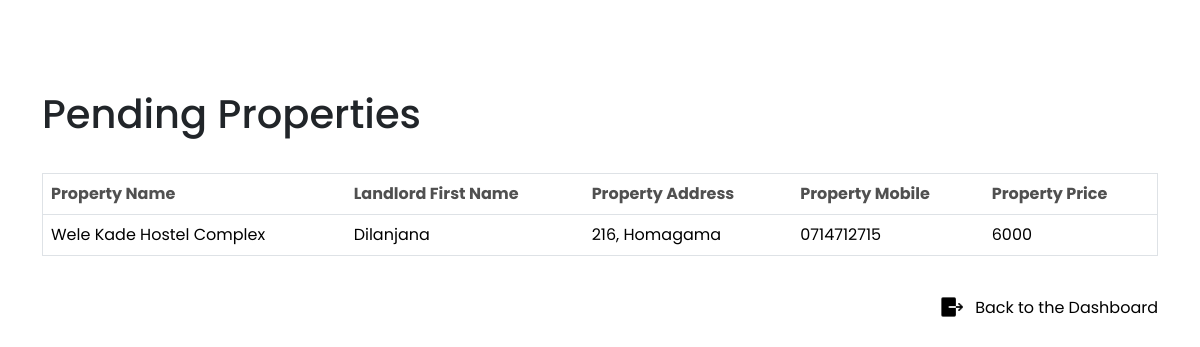
Screenshot of /Propertylist.php with the database file from the repository.
### tables this page shows
CREATE TABLE `properties` (
  `propid` int(30) NOT NULL,
  `lid` int(30) NOT NULL,
  `pname` varchar(255) NOT NULL,
  `paddress` varchar(255) NOT NULL,
  `pmaplink` varchar(255) NOT NULL,
  `pmobile` varchar(12) NOT NULL,
  `pdescription` text NOT NULL,
  `pprice` int(10) NOT NULL
);

CREATE TABLE `landlord` (
  `lid` int(10) NOT NULL,
  `fname` varchar(30) NOT NULL,
  `lname` varchar(30) NOT NULL,
  `email` varchar(30) NOT NULL,
  `mobile` varchar(30) NOT NULL,
  `address` varchar(30) NOT NULL,
  `password` varchar(30) NOT NULL
);

### Propertylist.php (the view, shortened to what this page needs)
<!DOCTYPE html>
<html lang="en">
<head>
    <link rel="stylesheet" href="CSS/landrentalreq.css">
    <link href="https://cdn.jsdelivr.net/npm/bootstrap@5.3.3/dist/css/bootstrap.min.css" rel="stylesheet">
</head>
<body>
    <div class="container">
        <h1>Pending Properties</h1>
        <table class="table">
            <thead>
                <tr>
                    <th scope="col">Property Name</th>
                    <th scope="col">Landlord First Name</th>
                    <th scope="col">Property Address</th>
                    <th scope="col">Property Mobile</th>
                    <th scope="col">Property Price</th>
                </tr>
            </thead>
            <tbody>
                <?php
                $conn = OpenCon();
                $sql = "SELECT p.pname AS 'Property Name', l.fname AS 'Landlord First Name', p.paddress AS 'Property Address', p.pmobile AS 'Property Mobile', p.pprice AS 'Property Price'
                        FROM properties p
                        INNER JOIN landlord l ON p.lid = l.lid
                        LEFT JOIN propertyapproval pa ON p.propid = pa.propid
                        WHERE pa.propaid IS NULL";
                $result = $conn->query($sql);
                if ($result->num_rows > 0) {
                    while ($row = $result->fetch_assoc()) {
                        echo "<tr>";
                        echo "<td>" . $row['Property Name'] . "</td>";
                        echo "<td>" . $row['Landlord First Name'] . "</td>";
                        echo "<td>" . $row['Property Address'] . "</td>";
                        echo "<td>" . $row['Property Mobile'] . "</td>";
                        echo "<td>" . $row['Property Price'] . "</td>";
                        echo "</tr>";
                    }
                } else {
                    echo "<tr><td colspan='5'>No pending properties found.</td></tr>";
                }
                ?>
            </tbody>
        </table>
        <a href="wardenDashboard.php" target="_self">
            <div class="back-dash">
                <img src="Imgs/exit.png"><p>Back to the Dashboard</p>
            </div>
        </a>
    </div>
</body>
</html>

### CSS/landrentalreq.css (style rules this page uses)
body { background-color: #ffffff; align-items: center; font-family: 'Poppins', sans-serif; font-style: normal; }
.container h1 { margin-top: 90px; font-family: 'Poppins', sans-serif; font-style: normal; }
.table { border: 1px solid rgb(0, 0, 0); border-radius: 25px; vertical-align: middle; font-family: 'Poppins', sans-serif; font-style: normal; }
.container table { vertical-align: middle; border-radius: 25px; margin-top: 35px; font-family: 'Poppins', sans-serif; font-style: normal; max-width: 100%; border-spacing: 10px; }
.container table th { color: #505050; font-family: 'Poppins', sans-serif; font-style: normal; }
th { color: #505050; font-family: 'Poppins', sans-serif; font-style: normal; }
.back-dash img { width: 24px; height: auto; margin-right: 12px; }
.back-dash { display: flex; align-items: center; margin-left: 655px; margin-top: 22px; justify-content: end; }
.back-dash p { margin-top: 18px; }
.container a { text-decoration: none; color: black; font-family: 'Poppins', sans-serif; font-style: normal; }

### rows the page displays
properties: pname "Wele Kade Hostel Complex", lid.fname "Dilanjana", paddress "216, Homagama", pmobile "0714712715", pprice "6000"
